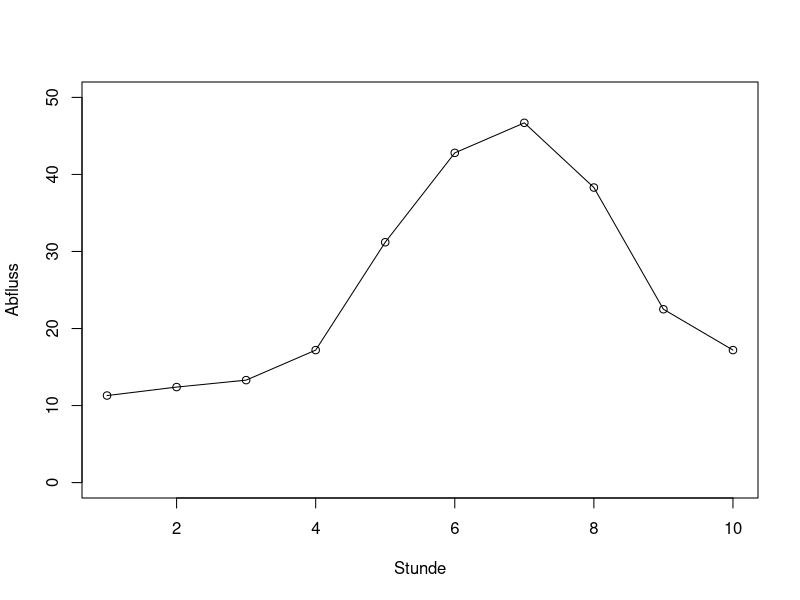
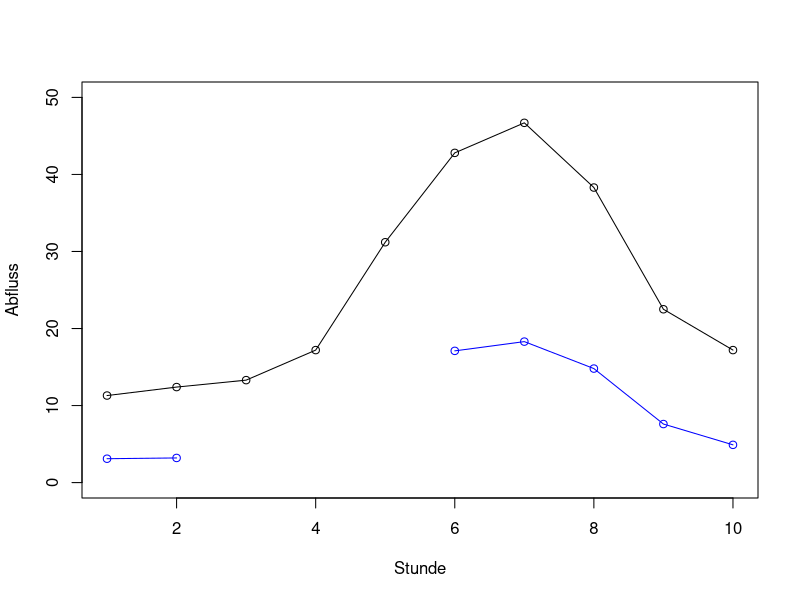
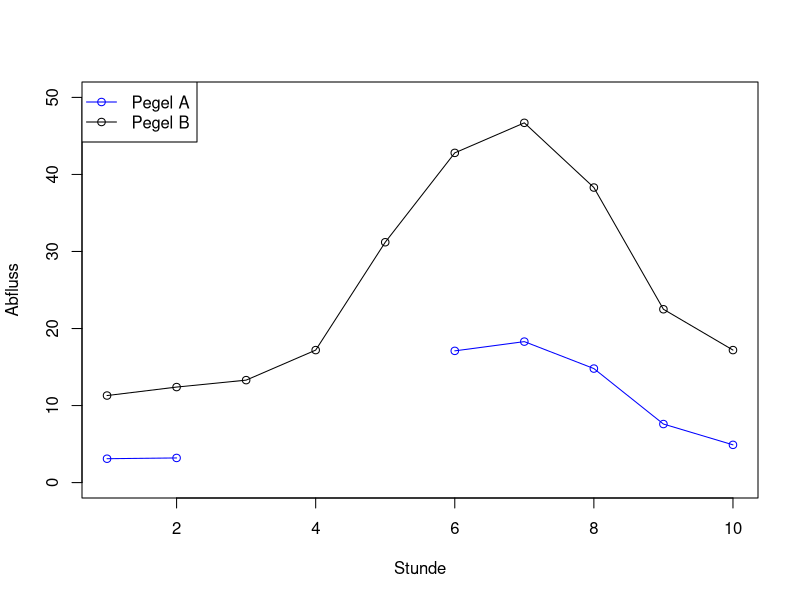

Reproduce these figures in R, in order.
## ---- chunk 1
knitr::opts_chunk$set(echo = TRUE)
## ---- chunk 2
showcommands <- TRUE
## ---- chunk 3
Stunde <- 1:10
pegelA <- c(3.1, 3.2, NA, NA, NA, 17.1, 18.3, 14.8, 7.6, 4.9)
pegelB <- c(11.3, 12.4, 13.3, 17.2, 31.2, 42.8, 46.7, 38.3, 22.5, 17.2)
## ---- chunk 4
Stunde
pegelA
pegelB
## ---- chunk 5
V <- sum(pegelB) * 3600

V
## ---- chunk 6
hN <- 14 # (mm)
A <- 143.7 # (km2)
hA <- V / (A * 1000000) * 1000

hN
hA
## ---- chunk 7
alpha <- hA / hN

alpha
## ---- chunk 8
plot(Stunde, pegelB, ylim = c(0, 50), type = "o", 
     xlab = "Stunde", ylab = "Abfluss")
## ---- chunk 9
plot(Stunde, pegelB, ylim = c(0, 50), type = "o", 
     xlab = "Stunde", ylab = "Abfluss")
lines(Stunde, pegelA, col = "blue", type = "o")
## ---- chunk 10
plot(Stunde, pegelB, ylim = c(0, 50), type = "o", 
     xlab = "Stunde", ylab = "Abfluss")
lines(Stunde, pegelA, col = "blue", type = "o")
legend("topleft", legend = c("Pegel A", "Pegel B"), 
       col = c("blue", "black"), lwd = 1, pch = 1)

